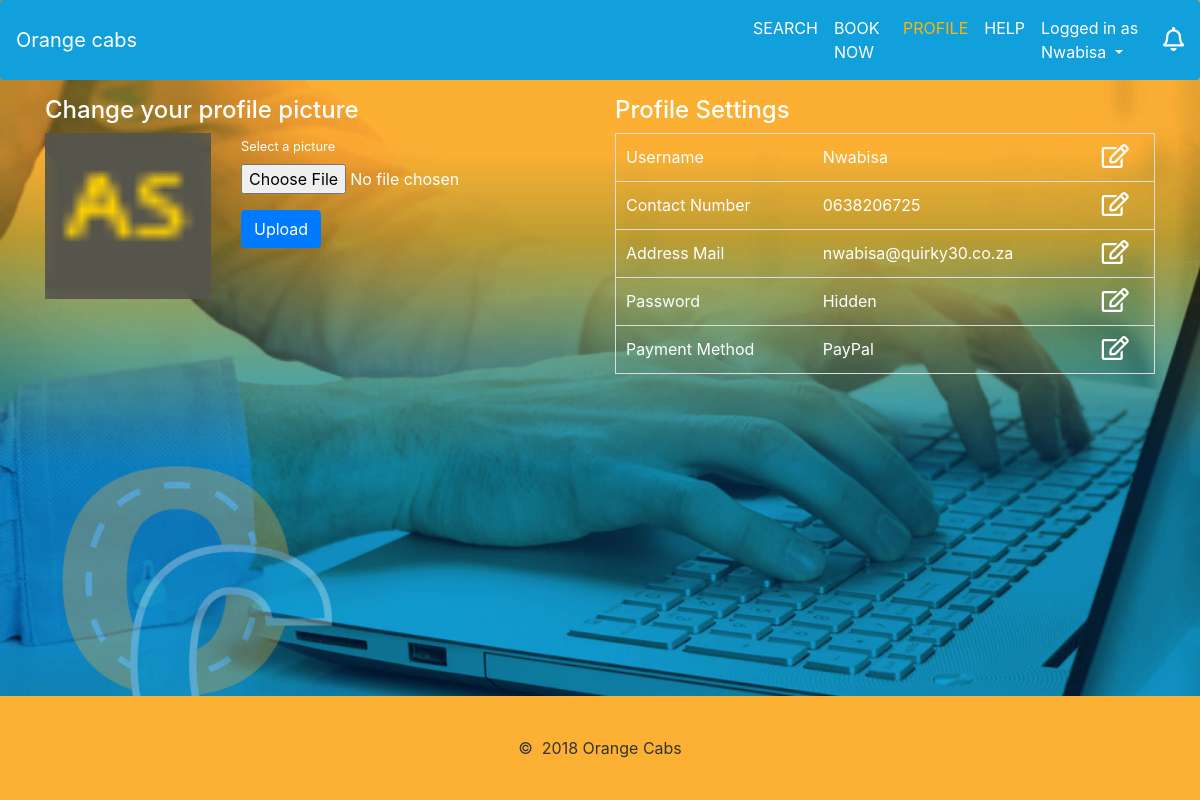
The page /func/profile.php (signed in) on the database its author committed.
### tables this page shows
CREATE TABLE `users` (
  `user_id` int(11) NOT NULL,
  `username` varchar(30) NOT NULL,
  `mobile` varchar(30) NOT NULL,
  `email` varchar(50) NOT NULL,
  `gender` char(6) NOT NULL,
  `opt_hash` longtext NOT NULL,
  `verify` int(11) NOT NULL,
  `moreinformation` varchar(300) NOT NULL,
  `password` varchar(64) NOT NULL,
  `profilepicture` varchar(55) NOT NULL,
  `role` varchar(30) NOT NULL
);

### func/profile.php (the view, shortened to what this page needs)
<!doctype html>
<html lang="en">
  <head>
    <link rel="stylesheet" href="https://use.fontawesome.com/releases/v5.4.1/css/all.css">
    <link rel="stylesheet" href="https://cdnjs.cloudflare.com/ajax/libs/font-awesome/4.7.0/css/font-awesome.min.css">
    <link rel="stylesheet" href="https://stackpath.bootstrapcdn.com/bootstrap/4.1.3/css/bootstrap.min.css">
  </head>
  <body>
    <?php
        include('connection.php');
            $user_id = $_SESSION['user_id'];
            $sql = "SELECT * FROM users WHERE user_id='$user_id'";
            $result = mysqli_query($link, $sql);
            $count = mysqli_num_rows($result);
            if ($count == 1) {
            $row = mysqli_fetch_array($result, MYSQLI_ASSOC);
            $username = $row['username'];
            $mobile = $row['mobile'];
            $email = $row['email'];
            $profile = $row['profilepicture'];
        } else {
            echo "There was an error retrieving the username and email from the database!";
        }
    ?>
      <nav class="navbar navbar-expand-lg navbar-light fixed-top rounded">
        <a class="navbar-brand" href="#">Orange cabs</a>
        <div class="collapse navbar-collapse" id="navbarsExample09">
          <ul class="navbar-nav ">
           <li class="nav-item">
              <a class="nav-link" href="bookings.php">SEARCH<span class="sr-only">(current)</span></a>
          </li>
          <li class="nav-item ">
              <a class="nav-link" href="maintrips.php">BOOK NOW </a>
            </li>
            <li class="nav-item active">
            <a class="nav-link" href="profile.php">PROFILE</a>
            </li>
            <li class="nav-item">
              <a class="nav-link" href="../help">HELP</a>
            </li>
            <li class="nav-item dropdown">
              <a class="nav-link dropdown-toggle" href="profile.php" id="dropdown09" data-toggle="dropdown" aria-haspopup="true" aria-expanded="false">
                Logged in as <?php echo $username; ?>
              </a>
            </li>
          </ul>
          <div class="enable-notification">
                <span class="tooltip-toggle" aria-label="Enable notification" tabindex="0" id="notification" style="float:right">
                    <i class="far fa-bell"></i>
                </span>
            </div>
        </div>
      </nav>
        <div class="container" style="margin-top:6rem;">
            <div class="row">
                <div class="col-md-6">
                    <h4 class="heading-secondary">Change your profile picture</h4>
                    <form action="#" class="form" id="profilepictureform" enctype="multipart/form-data">
                        <div class="row">
                            <div class="col profile">
                                <?php
                                    if(empty($profile)){
                                        echo "<img src='profilepicture/carprofile.png' alt='Photo user' class='popup__img' id='imagePreview'>";
                                    }else{
                                        echo "<img src='$profile' class='popup__img' id='imagePreview'>";
                                    }
                                ?>
                            </div>
                            <div class="col">
                                <div class="form-group">
                                    <label class="form-label" for="picture">Select a picture</label>
                                    <input type="file" class="" id="picture" placeholder="upload new picture" name="picture">
                                </div>
                                <div class="form-group">
                                    <input type="submit" class="btn btn-primary" name="upload" value="Upload">
                                </div>
                            </div>
                        </div>
                    </form>
                </div>
                <div class="col-md-6">
                    <div class="profile-content">
                        <div class="popup__right">
                            <h4 class="heading-secondary u-margin-bottom-small">Profile Settings</h4>
                            <div class="popup__text">
                                <table class="popup__table">
                                    <tr>
                                        <td>Username</td>
                                        <td><?php echo $username; ?></td>
                                        <td><a href="#updateusernameModal" data-toggle="modal"><i class="far fa-edit"></i></a></td>
                                    </tr>
                                    <tr>
                                        <td>Contact Number</td>
                                        <td><?php echo $mobile; ?></td>
                                        <td><a href="#updatecontactnumberModal" data-toggle="modal"><i class="far fa-edit"></i></a></td>
                                    </tr>
                                    <tr>
                                        <td>Address Mail</td>
                                        <td><?php echo $email; ?></td>
                                        <td><a href="#updateemailModal" data-toggle="modal"><i class="far fa-edit"></i></a></td>
                                    </tr>
                                    <tr>
                                        <td>Password</td>
                                        <td>Hidden</td>
                                        <td><a href="#updatepasswordModal" data-toggle="modal"><i class="far fa-edit"></i></a></td>
                                    </tr>
                                    <tr>
                                        <td>Payment Method</td>
                                        <td>PayPal</td>
                                        <td><a href="#updatepaymentmethodModal" data-toggle="modal"><i class="far fa-edit"></i></a></td>
                                    </tr>
                                </table>
                            </div>
                        </div>
                    </div>
                </div>
            </div>
        </div>
     <div>
        <?php include('../inc/footer.php');?>
     </div>
</body>
</html>

### func/profile.php (style rules this page uses)
html,body { height: 100%; overflow-x: hidden; position: relative; }
body { background: url(../src/images/onlinebook.jpg); background-size: cover; color:#fff; position: relative; height: 100%; }
.navbar { background-color:#11A0DC; color: white; }
.form-group label { font-size: .8rem !important; }
.navbar-light .navbar-brand { color: #fff; }
.navbar-light .navbar-nav .nav-link { color: #fff; }
.navbar-light .navbar-nav .active>.nav-link, .navbar-light .navbar-nav .nav-link.active, .navbar-light .navbar-nav .nav-link.show, .navbar-light .navbar-nav .show>.nav-link { color: #ffb605; }
.navbar-nav { margin-left: 37rem; }
.profile { border-radius: 50%; width: 3.2rem; }
.heading-secondary { color: #fff; }
.far { font-size:1.5rem; color:#fff; }
[type=reset], [type=submit], button, html [type=button] { -webkit-appearance: none; }
table { border: 1px solid #ccc; width: 100%; margin:0; padding:0; border-collapse: collapse; border-spacing: 0; }
table tr { border: 1px solid #ddd; padding: 5px; }
table th, table td { padding: 10px; text-align: left; color: #fff; }
.popup__right { text-align: left; }
.profile { width: 100px;height:100px;border-radius:50%; }
.profile img { width:100%; }

### rows shown on the page
users: username "Nwabisa", profilepicture (picture), mobile "0638206725", email "nwabisa@quirky30.co.za"
